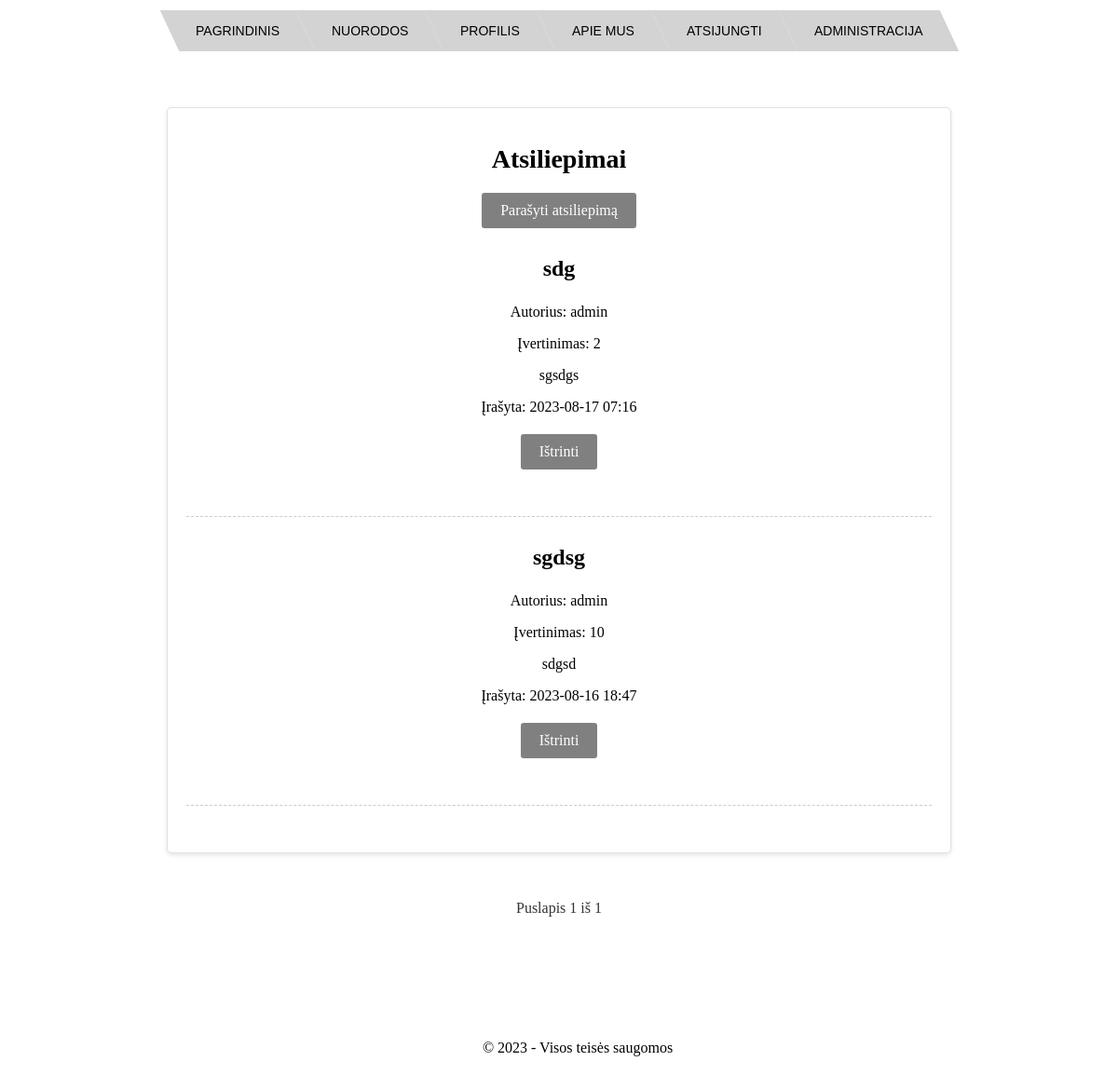
The page /reviews/ (signed in) on the database as committed earlier.
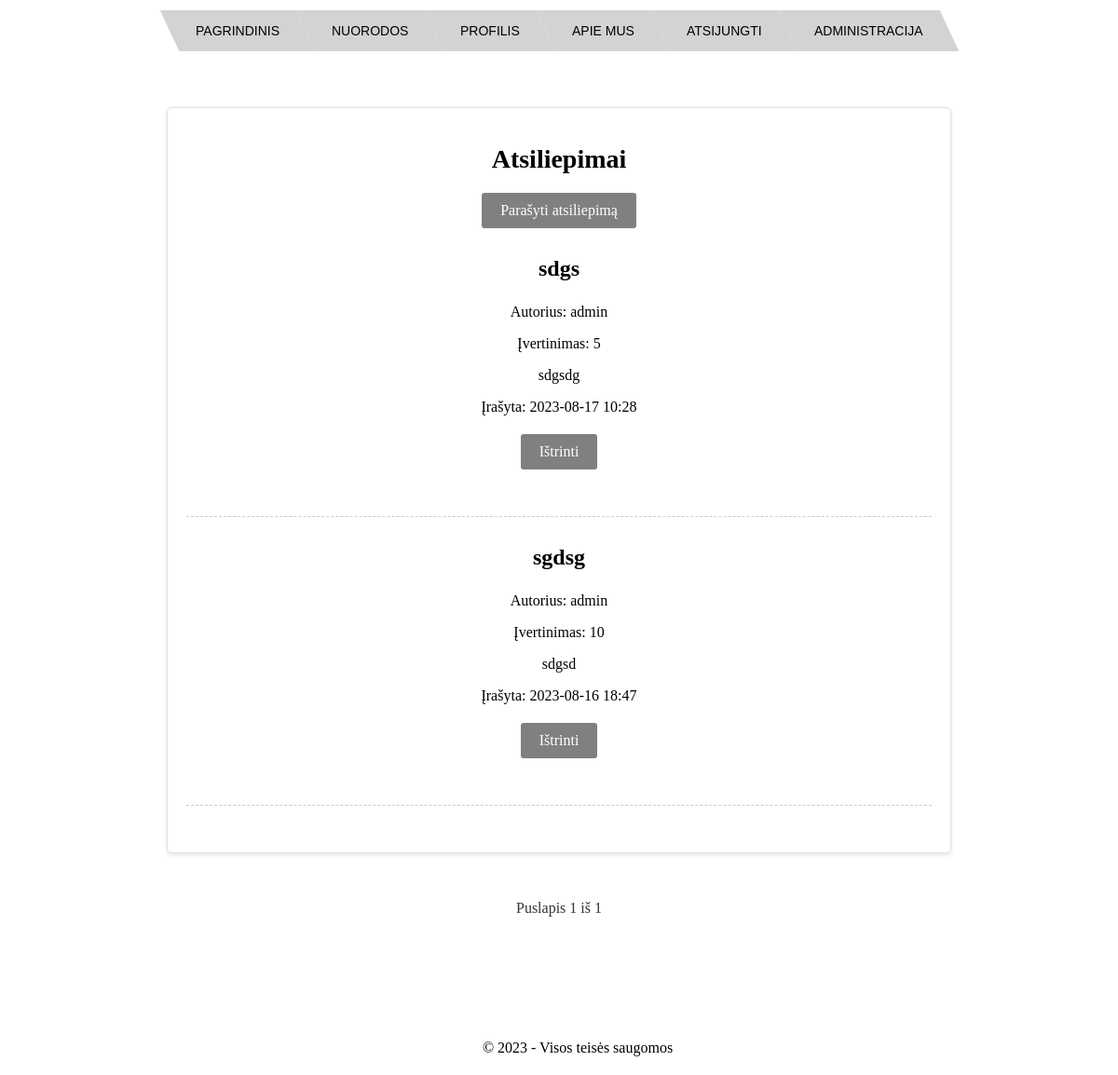
The same page on the database as committed later.
### baseApp/models.py (models this page shows, shortened)
class Review(models.Model):
    user = models.ForeignKey(User, on_delete=models.CASCADE)
    title = models.CharField(max_length=200)
    content = models.TextField()
    rating = models.PositiveIntegerField(
        validators=[MinValueValidator(1), MaxValueValidator(10)]
    )
    date_posted = models.DateTimeField(auto_now_add=True)

### baseApp/views.py (the view)
# urls.py: path("reviews/", views.reviews, name="reviews"),
@login_required
def reviews(request):
    reviews_list = Review.objects.all().order_by("-date_posted")
    paginator = Paginator(reviews_list, 10)  # Rodo 10 atsiliepimų per puslapį
    page = request.GET.get("page")
    reviews = paginator.get_page(page)
    return render(request, "reviews.html", {"reviews": reviews})

### baseApp/templates/reviews.html (shortened to what this page needs)
{% extends 'base.html' %}
{% block content %}
<div class="review">
    <h1>Atsiliepimai</h1>
    <a href="{% url 'create_review' %}">Parašyti atsiliepimą</a>
    {% for review in reviews %}
    <div>
        <h3>{{ review.title }}</h3>
        <p>Autorius: {{ review.user.username }}</p>
        <p>Įvertinimas: {{ review.rating }}</p>
        <p>{{ review.content }}</p>
        <p>Įrašyta: {{ review.date_posted|date:"Y-m-d" }} {{ review.date_posted|date:"H:i" }}</p>
        {% if user.is_superuser or user == review.user %}
            <div class="delete-button-container">
                <a href="{% url 'delete_review' review.id %}">Ištrinti</a>
            </div>
        {% endif %}
    </div>
    {% endfor %}
</div>
<div class="pagination">
    <span class="step-links">
        <span class="current">
            Puslapis {{ reviews.number }} iš {{ reviews.paginator.num_pages }}
        </span>
    </span>
</div>
{% endblock %}

### templates/base.html (shortened to what this page needs)
<!DOCTYPE html>
<html lang="en">
<head>
  {% load static %}
  <link rel="stylesheet" type="text/css" href="{% static 'css/base.css' %}">
  <link rel="stylesheet" type="text/css" href="{% static 'css/navbar.css' %}">
  <link rel="stylesheet" type="text/css" href="{% static 'css/base_content_style.css' %}">
  <link rel="stylesheet" type="text/css" href="{% static 'css/projects.css' %}">
  <link rel="stylesheet" type="text/css" href="{% static 'css/services.css' %}">
</head>
<body>
  <header>
    <ul class="menu navbar">
      <li><a href="/">Pagrindinis</a></li>
      {% if user.is_authenticated %}
      <li>
        <a href="">Nuorodos</a>
      </li>
      <li><a href="{% url 'profile'%}">Profilis</a></li>
      <li><a href="{% url 'about_us'%}">Apie mus</a></li>
      <li><a href="{% url 'logout'%}">Atsijungti</a></li>
      {% if user.is_superuser %}
      <li>
        <a href="">Administracija</a>
      </li>
      {% endif %}
      {% else %}
      <li><a href="{% url 'login'%}">Prisijungti</a></li>
      <li><a href="{% url 'register'%}">Registruotis</a></li>
      {% endif %}
    </ul>
  </header>
  <div class="main-content">
    {% block content %}
    {% endblock content %}
  </div>
  <footer>
    <div class="container-footer">
      &copy; 2023 - Visos teisės saugomos
    </div>
  </footer>
</body>
</html>

### baseApp/static/css/base.css (style rules this page uses)
body { margin: 0; padding: 0; height: 100%; }
header { height: 65px; position: fixed; top: 0; left: 210px; right: 210px; display: flex; align-items: center; justify-content: space-between; padding: 0 20px; z-index: 999; }
footer { position: fixed; bottom: 0; left: 0; width: 100%; padding: 20px; text-align: center; }
.main-content { position: fixed; top: 65px; left: 210px; right: 210px; bottom: 150px; overflow-y: auto; }
.main-content h1, .main-content p { text-align: center; }
@media (max-width: 1200px) { header { left: 100px; right: 100px; } }
@media (max-width: 1200px) { .main-content { left: 100px; right: 100px; } }

### baseApp/static/css/navbar.css (style rules this page uses)
.navbar:before, .navbar:after { content: " "; display: table; }
.navbar:after { clear: both; }
.navbar { *zoom: 1; }
.menu, .submenu { margin: 0; padding: 0; list-style: none; }
.menu { margin: 50px auto; width: 800px; width: -moz-fit-content; width: -webkit-fit-content; width: fit-content; }
.menu > li { background: lightgray; float: left; position: relative; transform: skewX(25deg); }
.menu a { display: block; color: black; text-transform: uppercase; text-decoration: none; font-family: Arial, Helvetica; font-size: 14px; }
.menu > li > a { transform: skewX(-25deg); padding: 1em 2em; }

### baseApp/static/css/base_content_style.css (style rules this page uses)
::placeholder { color: #888; }
h2, a { text-align: center; }
.review { display: flex; flex-direction: column; align-items: center; justify-content: center; width: 80%; margin: 50px auto; border: 1px solid #e1e1e1; padding: 20px; border-radius: 5px; box-shadow: 0 2px 5px rgba(0, 0, 0, 0.1); background-color: #fff; }
.review h1 { font-size: 28px; margin-bottom: 20px; }
.review a { display: inline-block; padding: 10px 20px; margin-bottom: 30px; background-color: gray; color: #fff; text-decoration: none; border-radius: 3px; transition: background-color 0.3s; }
.review > div { margin-bottom: 30px; border-bottom: 1px dashed #ccc; padding-bottom: 20px; width: 100%; }
.review h3 { font-size: 24px; margin-top: 0; text-align: center; }
.review p { font-size: 16px; margin-bottom: 10px; }
.delete-button-container { width: 100%; display: flex; justify-content: center; margin-top: 20px; }
.pagination { display: flex; justify-content: center; margin-top: 20px; margin-bottom: 20px; }
.pagination .step-links { display: flex; gap: 10px; }
.pagination .current { margin: 0 10px; align-self: center; color: #333; }

Rows that differ between the two databases and show on the page:
removed Review: title "sdg", user.username "admin", rating "2", content "sgsdgs", date_posted "2023-08-17", date_posted "07:16"
added Review: title "sdgs", user.username "admin", rating "5", content "sdgsdg", date_posted "2023-08-17", date_posted "10:28"
